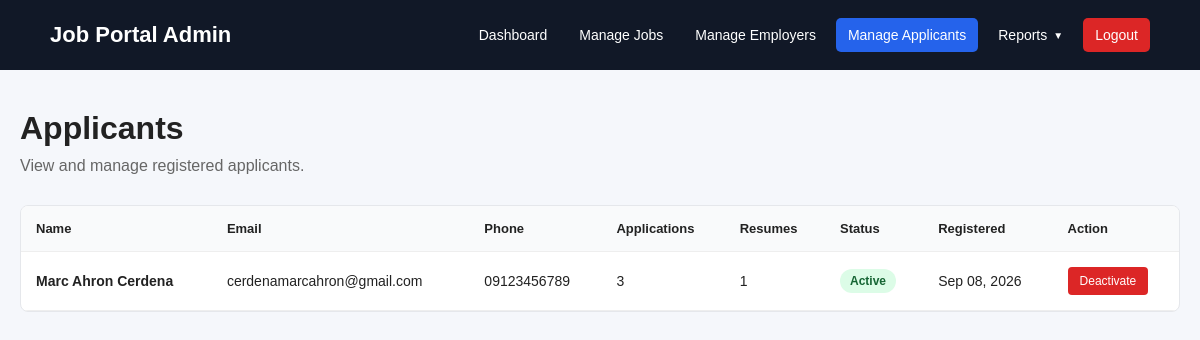
The page /admin/applicants.php (signed in) on the database as committed earlier.
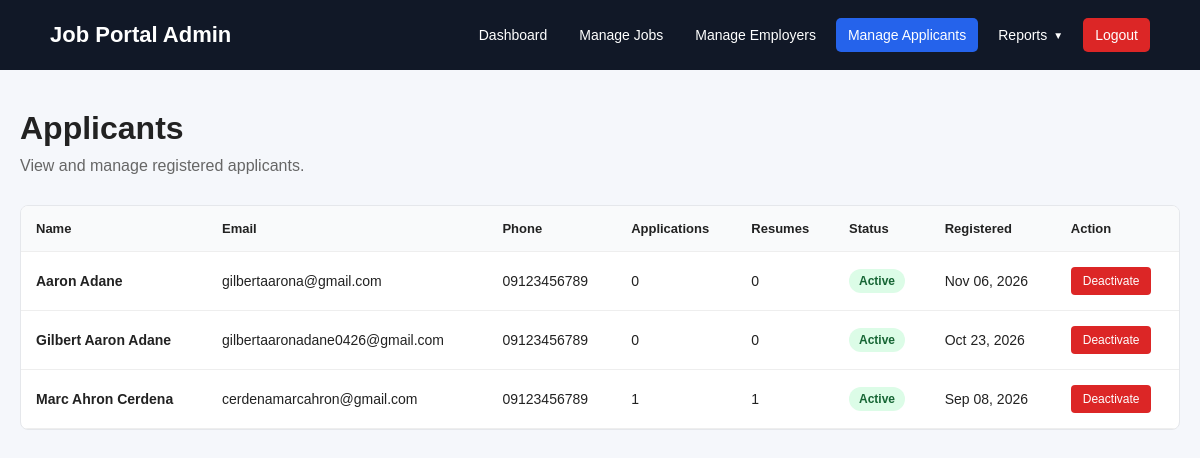
The same page on the database as committed later.
### tables this page shows
CREATE TABLE `applicants` (
  `id` int(10) UNSIGNED NOT NULL,
  `user_id` int(10) UNSIGNED NOT NULL,
  `first_name` varchar(100) NOT NULL,
  `last_name` varchar(100) NOT NULL,
  `phone` varchar(50) DEFAULT NULL,
  `address` varchar(255) DEFAULT NULL,
  `latitude` decimal(10,8) DEFAULT NULL,
  `longitude` decimal(11,8) DEFAULT NULL,
  `religion` varchar(255) DEFAULT NULL,
  `profile_picture` varchar(255) DEFAULT NULL,
  `bio` text DEFAULT NULL,
  `created_at` timestamp NOT NULL DEFAULT current_timestamp(),
  `updated_at` timestamp NOT NULL DEFAULT current_timestamp() ON UPDATE current_timestamp(),
  `education` varchar(150) DEFAULT NULL
);

CREATE TABLE `users` (
  `id` int(10) UNSIGNED NOT NULL,
  `email` varchar(255) NOT NULL,
  `password` varchar(255) DEFAULT NULL,
  `role` enum('admin','employer','applicant') NOT NULL,
  `is_active` tinyint(1) NOT NULL DEFAULT 1,
  `created_at` timestamp NOT NULL DEFAULT current_timestamp(),
  `updated_at` timestamp NOT NULL DEFAULT current_timestamp() ON UPDATE current_timestamp(),
  `reset_token` varchar(255) DEFAULT NULL,
  `reset_token_expires_at` datetime DEFAULT NULL
);

### admin/applicants.php (the view, shortened to what this page needs)
<?php
require_once "../config/database.php";
$stmt = $pdo->query("
    SELECT
        a.id,
        a.user_id,
        a.first_name,
        a.last_name,
        a.phone,
        a.address,
        a.created_at,
        u.email,
        u.is_active,
        (
            SELECT COUNT(*)
            FROM applications app
            WHERE app.applicant_id = a.id
        ) AS total_applications,
        (
            SELECT COUNT(*)
            FROM resumes r
            WHERE r.applicant_id = a.id
        ) AS total_resumes
    FROM applicants a
    INNER JOIN users u
        ON a.user_id = u.id
    ORDER BY a.created_at DESC
");
$applicants =
    $stmt->fetchAll(PDO::FETCH_ASSOC);
?>
<!DOCTYPE html>
<html lang="en">
<head>
</head>
<body>
<?php require __DIR__ . "/includes/header.php"; ?>
<div class="container">
    <h1>
        Applicants
    </h1>
    <p class="description">
        View and manage registered applicants.
    </p>
    <div class="table-container">
        <table>
            <thead>
                <tr>
                    <th>Name</th>
                    <th>Email</th>
                    <th>Phone</th>
                    <th>Applications</th>
                    <th>Resumes</th>
                    <th>Status</th>
                    <th>Registered</th>
                    <th>Action</th>
                </tr>
            </thead>
            <tbody>
            <?php if (empty($applicants)): ?>
                <tr>
                    <td colspan="8" class="empty">
                        No applicants found.
                    </td>
                </tr>
            <?php else: ?>
                <?php foreach ($applicants as $applicant): ?>
                    <tr>
                        <td>
                            <strong>
                                <?= htmlspecialchars(
                                    $applicant["first_name"]
                                    . " "
                                    . $applicant["last_name"]
                                ) ?>
                            </strong>
                        </td>
                        <td>
                            <?= htmlspecialchars(
                                $applicant["email"]
                            ) ?>
                        </td>
                        <td>
                            <?= htmlspecialchars(
                                $applicant["phone"]
                                ?: "N/A"
                            ) ?>
                        </td>
                        <td>
                            <?= (int)
                                $applicant["total_applications"]
                            ?>
                        </td>
                        <td>
                            <?= (int)
                                $applicant["total_resumes"]
                            ?>
                        </td>
                        <td>
                            <?php if ($applicant["is_active"]): ?>
                                <span class="status active-status">
                                    Active
                                </span>
                            <?php else: ?>
                                <span class="status inactive-status">
                                    Inactive
                                </span>
                            <?php endif; ?>
                        </td>
                        <td>
                            <?= date(
                                "M d, Y",
                                strtotime(
                                    $applicant["created_at"]
                                )
                            ) ?>
                        </td>
                        <td>
                            <form method="POST">
                                <?php if ($applicant["is_active"]): ?>
                                    <button
                                        type="submit"
                                        class="btn deactivate"
                                    >
                                        Deactivate
                                    </button>
                                <?php endif; ?>
                            </form>
                        </td>
                    </tr>
                <?php endforeach; ?>
            <?php endif; ?>
            </tbody>
        </table>
    </div>
</div>
</body>
</html>

### admin/includes/header.php (shortened to what this page needs)
<?php
$currentPage = basename($_SERVER["PHP_SELF"]);
$reportPages = [
    "report-overview.php",
    "report-employers.php",
    "report-applicants.php",
    "report-jobs.php",
    "report-applications.php"
];
$isReportPage = in_array(
    $currentPage,
    $reportPages,
    true
);
?>
<nav class="admin-navbar">
    <div class="admin-navbar-container">
        <a
            href="dashboard.php"
            class="admin-logo"
        >
            Job Portal Admin
        </a>
        <div
            class="admin-nav-links"
            id="adminNavLinks"
        >
            <a
                href="dashboard.php"
                class="<?= $currentPage === "dashboard.php"
                    ? "active"
                    : ""
                ?>"
            >
                Dashboard
            </a>
            <a
                href="jobs.php"
                class="<?= in_array(
                    $currentPage,
                    [
                        "jobs.php",
                        "view-job.php"
                    ],
                    true
                )
                    ? "active"
                    : ""
                ?>"
            >
                Manage Jobs
            </a>
            <a
                href="employers.php"
                class="<?= in_array(
                    $currentPage,
                    [
                        "employers.php",
                        "view-employer.php"
                    ],
                    true
                )
                    ? "active"
                    : ""
                ?>"
            >
                Manage Employers
            </a>
            <a
                href="applicants.php"
                class="<?= $currentPage === "applicants.php"
                    ? "active"
                    : ""
                ?>"
            >
                Manage Applicants
            </a>
            <div class="admin-dropdown">
                <button
                    type="button"
                    class="admin-dropdown-button <?= $isReportPage
                        ? "active"
                        : ""
                    ?>"
                    id="reportsDropdownButton"
                >
                    <span>Reports</span>
                    <span class="admin-dropdown-arrow">
                        ▼
                    </span>
                </button>
            </div>
            <a
                href="../logout.php"
                class="logout"
            >
                Logout
            </a>
        </div>
    </div>
</nav>

### admin/applicants.php (style rules this page uses)
* { box-sizing: border-box; margin: 0; padding: 0; }
body { font-family: Arial, Helvetica, sans-serif; background: #f5f7fb; color: #222; }
.container { max-width: 1250px; margin: 40px auto; padding: 0 20px 50px; }
h1 { margin-bottom: 10px; }
.description { color: #666; margin-bottom: 30px; }
.table-container { background: #ffffff; border-radius: 8px; border: 1px solid #e5e7eb; overflow-x: auto; }
table { width: 100%; border-collapse: collapse; }
th, td { padding: 15px; text-align: left; border-bottom: 1px solid #eee; vertical-align: middle; }
th { background: #f9fafb; font-size: 13px; }
td { font-size: 14px; }
.status { display: inline-block; padding: 5px 10px; border-radius: 15px; font-size: 12px; font-weight: bold; }
.active-status { background: #dcfce7; color: #166534; }
.btn { border: none; padding: 7px 12px; border-radius: 4px; cursor: pointer; color: #ffffff; font-size: 12px; }
.deactivate { background: #dc2626; }

### admin/includes/header.php (style rules this page uses)
.admin-navbar { background: #111827; padding: 18px 50px; }
.admin-navbar-container { max-width: 1250px; margin: 0 auto; display: flex; justify-content: space-between; align-items: center; gap: 20px; }
.admin-logo { color: #ffffff; text-decoration: none; font-size: 22px; font-weight: bold; white-space: nowrap; }
.admin-nav-links { display: flex; align-items: center; gap: 8px; }
.admin-nav-links > a, .admin-dropdown-button { padding: 9px 12px; color: #ffffff; text-decoration: none; font-size: 14px; border-radius: 5px; transition: 0.2s; }
.admin-nav-links > a.active, .admin-dropdown-button.active { background: #2563eb; }
.admin-nav-links > a.logout { background: #dc2626; }
.admin-dropdown { position: relative; }
.admin-dropdown-button { display: flex; align-items: center; gap: 6px; background: transparent; border: none; cursor: pointer; font-family: inherit; }
.admin-dropdown-arrow { font-size: 10px; }

Rows that differ between the two databases and show on the page:
added applicants: first_name+last_name "Aaron Adane", user.email "gilbertaarona@gmail.com", phone "09123456789", total_applications "0", total_resumes "0", created_at "Nov 06, 2026"
added applicants: first_name+last_name "Gilbert Aaron Adane", user.email "gilbertaaronadane0426@gmail.com", phone "09123456789", total_applications "0", total_resumes "0", created_at "Oct 23, 2026"
changed applicants "Marc Ahron Cerdena": total_applications "3" → "1"
